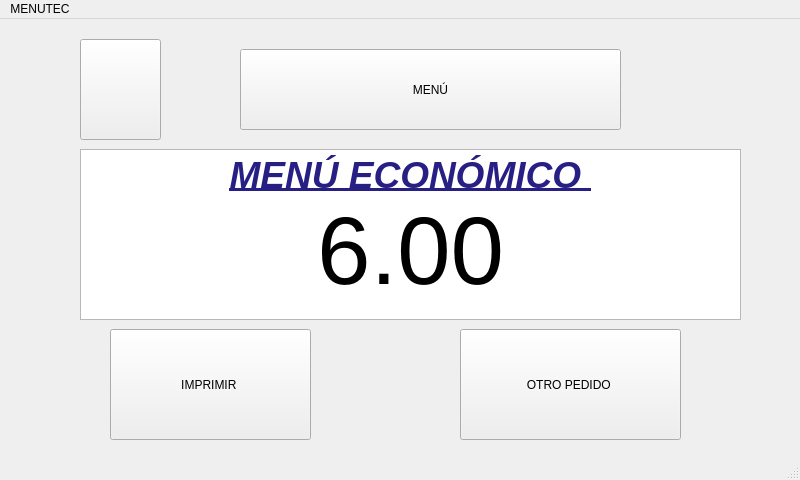
<?xml version="1.0" encoding="UTF-8"?>
<ui version="4.0">
 <class>terceraWindow</class>
 <widget class="QMainWindow" name="terceraWindow">
  <property name="geometry">
   <rect>
    <x>0</x>
    <y>0</y>
    <width>800</width>
    <height>480</height>
   </rect>
  </property>
  <property name="windowTitle">
   <string>MainWindow</string>
  </property>
  <widget class="QWidget" name="centralwidget">
   <widget class="QPushButton" name="btnMenu3">
    <property name="geometry">
     <rect>
      <x>240</x>
      <y>30</y>
      <width>381</width>
      <height>81</height>
     </rect>
    </property>
    <property name="text">
     <string>MENÚ</string>
    </property>
    <property name="icon">
     <iconset>
      <normaloff>UTEC.png</normaloff>UTEC.png</iconset>
    </property>
   </widget>
   <widget class="QPushButton" name="btnIzquierda3">
    <property name="geometry">
     <rect>
      <x>80</x>
      <y>20</y>
      <width>81</width>
      <height>101</height>
     </rect>
    </property>
    <property name="text">
     <string/>
    </property>
    <property name="icon">
     <iconset>
      <normaloff>flecha-hacia-la-izquierda-antes-de-icono-4330-128.png</normaloff>flecha-hacia-la-izquierda-antes-de-icono-4330-128.png</iconset>
    </property>
    <property name="iconSize">
     <size>
      <width>100</width>
      <height>100</height>
     </size>
    </property>
   </widget>
   <widget class="QTextEdit" name="textEdit">
    <property name="geometry">
     <rect>
      <x>80</x>
      <y>130</y>
      <width>661</width>
      <height>171</height>
     </rect>
    </property>
    <property name="html">
     <string>&lt;!DOCTYPE HTML PUBLIC &quot;-//W3C//DTD HTML 4.0//EN&quot; &quot;http://www.w3.org/TR/REC-html40/strict.dtd&quot;&gt;
&lt;html&gt;&lt;head&gt;&lt;meta name=&quot;qrichtext&quot; content=&quot;1&quot; /&gt;&lt;style type=&quot;text/css&quot;&gt;
p, li { white-space: pre-wrap; }
&lt;/style&gt;&lt;/head&gt;&lt;body style=&quot; font-family:'Ubuntu'; font-size:11pt; font-weight:400; font-style:normal;&quot;&gt;
&lt;p align=&quot;center&quot; style=&quot; margin-top:0px; margin-bottom:0px; margin-left:0px; margin-right:0px; -qt-block-indent:0; text-indent:0px;&quot;&gt;&lt;span style=&quot; font-size:28pt; font-weight:600; font-style:italic; text-decoration: underline; color:#281f84;&quot;&gt;MENÚ ECONÓMICO &lt;/span&gt;&lt;/p&gt;
&lt;p align=&quot;center&quot; style=&quot; margin-top:0px; margin-bottom:0px; margin-left:0px; margin-right:0px; -qt-block-indent:0; text-indent:0px;&quot;&gt;&lt;span style=&quot; font-size:72pt;&quot;&gt;6.00&lt;/span&gt;&lt;/p&gt;&lt;/body&gt;&lt;/html&gt;</string>
    </property>
   </widget>
   <widget class="QPushButton" name="btnImprimir3">
    <property name="geometry">
     <rect>
      <x>110</x>
      <y>310</y>
      <width>201</width>
      <height>111</height>
     </rect>
    </property>
    <property name="text">
     <string>IMPRIMIR </string>
    </property>
   </widget>
   <widget class="QPushButton" name="btnPedido3">
    <property name="geometry">
     <rect>
      <x>460</x>
      <y>310</y>
      <width>221</width>
      <height>111</height>
     </rect>
    </property>
    <property name="text">
     <string>OTRO PEDIDO </string>
    </property>
   </widget>
  </widget>
  <widget class="QMenuBar" name="menubar">
   <property name="geometry">
    <rect>
     <x>0</x>
     <y>0</y>
     <width>800</width>
     <height>25</height>
    </rect>
   </property>
   <widget class="QMenu" name="menuMENUTEC">
    <property name="title">
     <string>MENUTEC</string>
    </property>
   </widget>
   <addaction name="menuMENUTEC"/>
  </widget>
  <widget class="QStatusBar" name="statusbar"/>
 </widget>
 <resources/>
 <connections/>
</ui>
